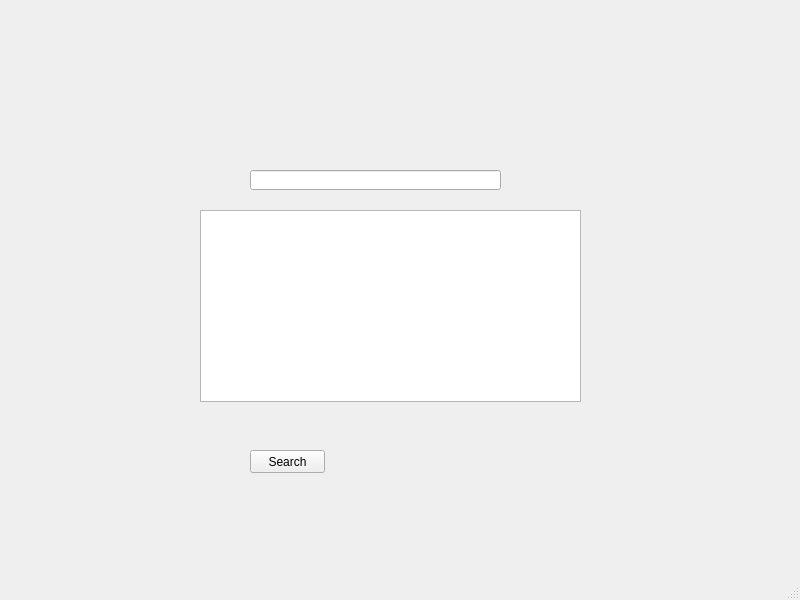
<?xml version="1.0" encoding="UTF-8"?>
<ui version="4.0">
 <class>MainWindow</class>
 <widget class="QMainWindow" name="MainWindow">
  <property name="geometry">
   <rect>
    <x>0</x>
    <y>0</y>
    <width>800</width>
    <height>600</height>
   </rect>
  </property>
  <property name="windowTitle">
   <string>MainWindow</string>
  </property>
  <widget class="QWidget" name="centralwidget">
   <widget class="QLineEdit" name="KeyWord">
    <property name="geometry">
     <rect>
      <x>250</x>
      <y>170</y>
      <width>251</width>
      <height>20</height>
     </rect>
    </property>
   </widget>
   <widget class="QPushButton" name="Search">
    <property name="geometry">
     <rect>
      <x>250</x>
      <y>450</y>
      <width>75</width>
      <height>23</height>
     </rect>
    </property>
    <property name="text">
     <string>Search</string>
    </property>
   </widget>
   <widget class="QTableWidget" name="TableStudent">
    <property name="geometry">
     <rect>
      <x>200</x>
      <y>210</y>
      <width>381</width>
      <height>192</height>
     </rect>
    </property>
    <attribute name="horizontalHeaderCascadingSectionResizes">
     <bool>true</bool>
    </attribute>
   </widget>
  </widget>
  <widget class="QMenuBar" name="menubar">
   <property name="geometry">
    <rect>
     <x>0</x>
     <y>0</y>
     <width>800</width>
     <height>21</height>
    </rect>
   </property>
  </widget>
  <widget class="QStatusBar" name="statusbar"/>
 </widget>
 <resources/>
 <connections/>
</ui>
